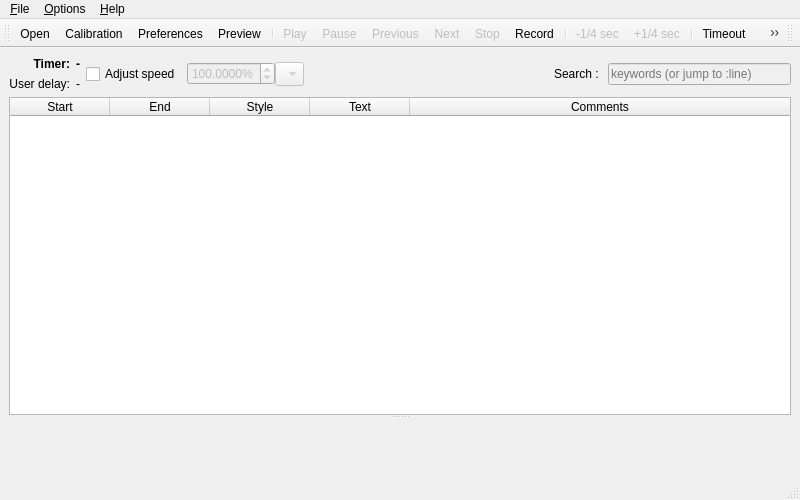
 <widget class="QMainWindow" name="MainWindow">
  <property name="geometry">
   <rect>
    <x>0</x>
    <y>0</y>
    <width>800</width>
    <height>500</height>
   </rect>
  </property>
  <property name="windowTitle">
   <string>Racti Subs</string>
  </property>
  <property name="windowIcon">
   <iconset resource="../resources/icons.qrc">
    <normaloff>:/icons/mainwindow.svg</normaloff>:/icons/mainwindow.svg</iconset>
  </property>
  <widget class="QWidget" name="centralWidget">
   <layout class="QGridLayout" name="gridLayout_2">
    <item row="0" column="0">
     <layout class="QGridLayout" name="gridLayout">
      <item row="1" column="1">
       <widget class="QLabel" name="userDelay">
        <property name="text">
         <string>-</string>
        </property>
       </widget>
      </item>
      <item row="1" column="0">
       <widget class="QLabel" name="label_2">
        <property name="text">
         <string>User delay:</string>
        </property>
        <property name="alignment">
         <set>Qt::AlignRight|Qt::AlignTrailing|Qt::AlignVCenter</set>
        </property>
       </widget>
      </item>
      <item row="0" column="2" rowspan="2">
       <widget class="QCheckBox" name="enableSpeedFactor">
        <property name="toolTip">
         <string>Speed up/down shortcuts change speed by 10%; hold Shift to change it by 1%.</string>
        </property>
        <property name="text">
         <string>Adjust speed</string>
        </property>
       </widget>
      </item>
      <item row="0" column="0">
       <widget class="QLabel" name="label">
        <property name="font">
         <font>
          <weight>75</weight>
          <bold>true</bold>
         </font>
        </property>
        <property name="text">
         <string>Timer:</string>
        </property>
        <property name="alignment">
         <set>Qt::AlignRight|Qt::AlignTrailing|Qt::AlignVCenter</set>
        </property>
       </widget>
      </item>
      <item row="0" column="1">
       <widget class="QLabel" name="timer">
        <property name="sizePolicy">
         <sizepolicy hsizetype="Expanding" vsizetype="Preferred">
          <horstretch>0</horstretch>
          <verstretch>0</verstretch>
         </sizepolicy>
        </property>
        <property name="font">
         <font>
          <weight>75</weight>
          <bold>true</bold>
          <kerning>true</kerning>
         </font>
        </property>
        <property name="text">
         <string>-</string>
        </property>
       </widget>
      </item>
      <item row="0" column="4" rowspan="2">
       <layout class="QGridLayout" name="gridLayout_4">
        <property name="horizontalSpacing">
         <number>0</number>
        </property>
        <item row="0" column="0">
         <widget class="QDoubleSpinBox" name="speedFactor">
          <property name="enabled">
           <bool>false</bool>
          </property>
          <property name="suffix">
           <string>%</string>
          </property>
          <property name="decimals">
           <number>4</number>
          </property>
          <property name="minimum">
           <double>0.100000000000000</double>
          </property>
          <property name="maximum">
           <double>199.900000000000006</double>
          </property>
          <property name="singleStep">
           <double>0.100000000000000</double>
          </property>
          <property name="value">
           <double>100.000000000000000</double>
          </property>
         </widget>
        </item>
        <item row="0" column="1">
         <widget class="QComboBox" name="knownFactors">
          <property name="enabled">
           <bool>false</bool>
          </property>
          <property name="toolTip">
           <string>Common framerates conversions</string>
          </property>
          <property name="sizeAdjustPolicy">
           <enum>QComboBox::AdjustToMinimumContentsLengthWithIcon</enum>
          </property>
         </widget>
        </item>
       </layout>
      </item>
     </layout>
    </item>
    <item row="0" column="2">
     <layout class="QGridLayout" name="gridLayout_3">
      <item row="0" column="0">
       <widget class="QLabel" name="label_3">
        <property name="text">
         <string>Search : </string>
        </property>
       </widget>
      </item>
      <item row="0" column="1">
       <widget class="QLineEdit" name="searchField">
        <property name="enabled">
         <bool>false</bool>
        </property>
        <property name="minimumSize">
         <size>
          <width>180</width>
          <height>0</height>
         </size>
        </property>
        <property name="placeholderText">
         <string>keywords (or jump to :line)</string>
        </property>
        <property name="toolTip">
         <string>Use prefix &quot;:&quot; and number to jump to line</string>
        </property>
       </widget>
      </item>
     </layout>
    </item>
    <item row="1" column="0" colspan="3">
     <layout class="QHBoxLayout" name="mainLayout">
      <item>
        <widget class="QSplitter" name="tableAndPreview">
          <property name="geometry">
          <rect>
            <x>14</x>
            <y>73</y>
            <width>256</width>
            <height>192</height>
          </rect>
          </property>
          <property name="orientation">
          <enum>Qt::Orientation::Vertical</enum>
          </property>
          <widget class="QTableWidget" name="tableWidget">
          <property name="editTriggers">
            <set>QAbstractItemView::EditTrigger::NoEditTriggers</set>
          </property>
          <property name="tabKeyNavigation">
            <bool>false</bool>
          </property>
          <property name="showDropIndicator" stdset="0">
            <bool>false</bool>
          </property>
          <property name="dragDropOverwriteMode">
            <bool>false</bool>
          </property>
          <property name="selectionMode">
            <enum>QAbstractItemView::SelectionMode::SingleSelection</enum>
          </property>
          <property name="selectionBehavior">
            <enum>QAbstractItemView::SelectionBehavior::SelectRows</enum>
          </property>
          <attribute name="horizontalHeaderStretchLastSection">
            <bool>true</bool>
          </attribute>
          <column>
            <property name="text">
            <string>Start</string>
            </property>
          </column>
          <column>
            <property name="text">
            <string>End</string>
            </property>
          </column>
          <column>
            <property name="text">
            <string>Style</string>
            </property>
          </column>
          <column>
            <property name="text">
            <string>Text</string>
            </property>
          </column>
          <column>
            <property name="text">
            <string>Comments</string>
            </property>
          </column>
          </widget>
          <widget class="QWidget" name="widget" native="true"/>
        </widget>
      </item>
     </layout>
    </item>
    <item row="0" column="1">
     <spacer name="horizontalSpacer">
      <property name="orientation">
       <enum>Qt::Horizontal</enum>
      </property>
      <property name="sizeHint" stdset="0">
       <size>
        <width>40</width>
        <height>20</height>
       </size>
      </property>
     </spacer>
    </item>
   </layout>
  </widget>
  <widget class="QMenuBar" name="menuBar">
   <property name="geometry">
    <rect>
     <x>0</x>
     <y>0</y>
     <width>800</width>
     <height>22</height>
    </rect>
   </property>
   <widget class="QMenu" name="menuFile">
    <property name="title">
     <string>&amp;File</string>
    </property>
    <addaction name="actionOpen"/>
    <addaction name="actionOperatorPrintout"/>
    <addaction name="separator"/>
    <addaction name="actionEnableReload"/>
    <addaction name="actionJumpLongest"/>
    <addaction name="separator"/>
    <addaction name="actionExit"/>
   </widget>
   <widget class="QMenu" name="menuEdit">
    <property name="title">
     <string>&amp;Options</string>
    </property>
    <addaction name="actionPreferences"/>
    <addaction name="actionShowMilliseconds"/>
    <addaction name="menuDelayStep"/>
    <addaction name="actionPersistentHide"/>
    <addaction name="actionDarkMode"/>
    <addaction name="actionLargeText"/>
    <addaction name="actionLockScreenOnPlay"/>
    <addaction name="actionHideDesktop"/>
    <addaction name="actionShowProjectionSingleScreen"/>
    <addaction name="actionEditShortcuts"/>
    <addaction name="menuLanguage"/>
    <addaction name="actionShowRemoteOptions"/>
    <addaction name="actionAdvancedSettings"/>
   </widget>
   <widget class="QMenu" name="menuLanguage">
    <property name="title">
     <string>Language</string>
    </property>
    <addaction name="actionLanguageEnglish"/>
    <addaction name="actionLanguageCatalan"/>
    <addaction name="actionLanguageSpanish"/>
    <addaction name="actionLanguageFrench"/>
    <addaction name="actionLanguageItalian"/>
   </widget>
   <widget class="QMenu" name="menuDelayStep">
    <property name="title">
     <string>Delay step</string>
    </property>
    <addaction name="actionDelayStep40"/>
    <addaction name="actionDelayStep42"/>
    <addaction name="actionDelayStep100"/>
    <addaction name="actionDelayStep250"/>
    <addaction name="actionDelayStep500"/>
    <addaction name="actionDelayStep1000"/>
   </widget>
   <widget class="QMenu" name="menuAide">
    <property name="title">
     <string>&amp;Help</string>
    </property>
    <addaction name="separator"/>
    <addaction name="actionShowWizard"/>
    <addaction name="actionShowHelp"/>
    <addaction name="actionAbout"/>
   </widget>
   <addaction name="menuFile"/>
   <addaction name="menuEdit"/>
   <addaction name="menuAide"/>
  </widget>
  <widget class="QToolBar" name="mainToolBar">
   <property name="iconSize">
    <size>
     <width>32</width>
     <height>32</height>
    </size>
   </property>
   <property name="toolButtonStyle">
    <enum>Qt::ToolButtonTextUnderIcon</enum>
   </property>
   <attribute name="toolBarArea">
    <enum>TopToolBarArea</enum>
   </attribute>
   <attribute name="toolBarBreak">
    <bool>false</bool>
   </attribute>
   <addaction name="actionOpen"/>
   <addaction name="actionShowCalibration"/>
   <addaction name="actionPreferences"/>
   <addaction name="actionShowPreview"/>
   <addaction name="separator"/>
   <addaction name="actionPlay"/>
   <addaction name="actionPause"/>
   <addaction name="actionPrevious"/>
   <addaction name="actionNext"/>
   <addaction name="actionStop"/>
   <addaction name="actionRecord"/>
   <addaction name="separator"/>
   <addaction name="actionSubDelay"/>
   <addaction name="actionAddDelay"/>
   <addaction name="separator"/>
   <addaction name="actionAutoHideEnded"/>
   <addaction name="actionHide"/>
  </widget>
  <widget class="QStatusBar" name="statusBar">
   <widget class="QLabel" name="recordingStatus">
    <property name="text">
     <string/>
    </property>
   </widget>
  </widget>
  <widget class="QToolBar" name="toolBar">
   <property name="windowTitle">
    <string>toolBar</string>
   </property>
   <attribute name="toolBarArea">
    <enum>TopToolBarArea</enum>
   </attribute>
   <attribute name="toolBarBreak">
    <bool>false</bool>
   </attribute>
  </widget>
  <action name="actionOpen">
   <property name="icon">
    <iconset resource="../resources/icons.qrc">
     <normaloff>:/icons/document-open.svg</normaloff>:/icons/document-open.svg</iconset>
   </property>
   <property name="text">
    <string>Open...</string>
   </property>
   <property name="toolTip">
    <string>Open</string>
   </property>
   <property name="shortcut">
    <string notr="true">Ctrl+O</string>
   </property>
  </action>
  <action name="actionExit">
   <property name="text">
    <string>Exit</string>
   </property>
   <property name="toolTip">
    <string>Quit</string>
   </property>
   <property name="shortcut">
    <string notr="true">Ctrl+Q</string>
   </property>
  </action>
  <action name="actionPlay">
   <property name="enabled">
    <bool>false</bool>
   </property>
   <property name="icon">
    <iconset resource="../resources/icons.qrc">
     <normaloff>:/icons/media-playback-start.svg</normaloff>:/icons/media-playback-start.svg</iconset>
   </property>
   <property name="text">
    <string>Play</string>
   </property>
   <property name="toolTip">
    <string>Play</string>
   </property>
   <property name="shortcut">
    <string notr="true">L</string>
   </property>
  </action>
  <action name="actionStop">
   <property name="enabled">
    <bool>false</bool>
   </property>
   <property name="icon">
    <iconset resource="../resources/icons.qrc">
     <normaloff>:/icons/media-playback-stop.svg</normaloff>:/icons/media-playback-stop.svg</iconset>
   </property>
   <property name="text">
    <string>Stop</string>
   </property>
   <property name="shortcut">
    <string notr="true">S</string>
   </property>
  </action>
  <action name="actionRecord">
   <property name="icon">
    <iconset resource="../resources/icons.qrc">
     <normaloff>:/icons/record.svg</normaloff>:/icons/record.svg</iconset>
   </property>
   <property name="checkable"><bool>true</bool></property>
   <property name="text"><string>Record</string></property>
   <property name="toolTip"><string>Record displayed subtitles to an SRT file</string></property>
  </action>
  <action name="actionPreferences">
   <property name="checkable">
    <bool>true</bool>
   </property>
   <property name="icon">
    <iconset resource="../resources/icons.qrc">
     <normaloff>:/icons/preferences-desktop.svg</normaloff>:/icons/preferences-desktop.svg</iconset>
   </property>
   <property name="text">
    <string>Preferences</string>
   </property>
   <property name="toolTip">
    <string>Show preferences</string>
   </property>
   <property name="shortcut">
    <string notr="true">Ctrl+P</string>
   </property>
  </action>
  <action name="actionShowPreview">
   <property name="checkable">
    <bool>true</bool>
   </property>
   <property name="icon">
    <iconset resource="../resources/icons.qrc">
     <normaloff>:/icons/show-preview.svg</normaloff>:/icons/show-preview.svg</iconset>
   </property>
   <property name="text">
    <string>Preview</string>
   </property>
   <property name="toolTip">
    <string>Show operator preview panel</string>
   </property>
   <property name="shortcut">
    <string notr="true">v</string>
   </property>
  </action>
  <action name="actionAddDelay">
   <property name="enabled">
    <bool>false</bool>
   </property>
   <property name="icon">
    <iconset resource="../resources/icons.qrc">
     <normaloff>:/icons/media-seek-forward.svg</normaloff>:/icons/media-seek-forward.svg</iconset>
   </property>
   <property name="text">
    <string>+1/4 sec</string>
   </property>
   <property name="toolTip">
    <string>+1/4 sec</string>
   </property>
   <property name="shortcut">
    <string notr="true">+</string>
   </property>
  </action>
  <action name="actionSubDelay">
   <property name="enabled">
    <bool>false</bool>
   </property>
   <property name="icon">
    <iconset resource="../resources/icons.qrc">
     <normaloff>:/icons/media-seek-backward.svg</normaloff>:/icons/media-seek-backward.svg</iconset>
   </property>
   <property name="text">
    <string>-1/4 sec</string>
   </property>
   <property name="toolTip">
    <string>-1/4 sec</string>
   </property>
   <property name="shortcut">
    <string notr="true">-</string>
   </property>
  </action>
  <action name="actionPause">
   <property name="enabled">
    <bool>false</bool>
   </property>
   <property name="icon">
    <iconset resource="../resources/icons.qrc">
     <normaloff>:/icons/media-playback-pause.svg</normaloff>:/icons/media-playback-pause.svg</iconset>
   </property>
   <property name="text">
    <string>Pause</string>
   </property>
   <property name="shortcut">
    <string notr="true">P</string>
   </property>
  </action>
  <action name="actionNext">
   <property name="enabled">
    <bool>false</bool>
   </property>
   <property name="icon">
    <iconset resource="../resources/icons.qrc">
     <normaloff>:/icons/media-skip-forward.svg</normaloff>:/icons/media-skip-forward.svg</iconset>
   </property>
   <property name="text">
    <string>Next</string>
   </property>
   <property name="toolTip">
    <string>Activate current or go to next</string>
   </property>
   <property name="shortcut">
    <string notr="true">Space</string>
   </property>
  </action>
  <action name="actionHide">
   <property name="checkable">
    <bool>true</bool>
   </property>
   <property name="icon">
    <iconset resource="../resources/icons.qrc">
     <normaloff>:/icons/system-shutdown.svg</normaloff>:/icons/system-shutdown.svg</iconset>
   </property>
   <property name="text">
    <string>Hide</string>
   </property>
   <property name="shortcut">
    <string notr="true">H</string>
   </property>
  </action>
  <action name="actionPrevious">
   <property name="enabled">
    <bool>false</bool>
   </property>
   <property name="icon">
    <iconset resource="../resources/icons.qrc">
     <normaloff>:/icons/media-skip-backward.svg</normaloff>:/icons/media-skip-backward.svg</iconset>
   </property>
   <property name="text">
    <string>Previous</string>
   </property>
   <property name="toolTip">
    <string>Previous</string>
   </property>
   <property name="shortcut">
    <string notr="true">PgUp</string>
   </property>
  </action>
  <action name="actionEnableReload">
   <property name="checkable">
    <bool>true</bool>
   </property>
   <property name="text">
    <string>Auto reload</string>
   </property>
   <property name="toolTip">
    <string>Auto reload subtitle file on external change</string>
   </property>
  </action>
  <action name="actionShowCalibration">
   <property name="checkable">
    <bool>true</bool>
   </property>
   <property name="icon">
    <iconset resource="../resources/icons.qrc">
     <normaloff>:/icons/show-calibration.svg</normaloff>:/icons/show-calibration.svg</iconset>
   </property>
   <property name="text">
    <string>Calibration</string>
   </property>
   <property name="toolTip">
    <string>Show calibration</string>
   </property>
  </action>
  <action name="actionAbout">
   <property name="text">
    <string>About...</string>
   </property>
  </action>
  <action name="actionAutoHideEnded">
   <property name="checkable">
    <bool>true</bool>
   </property>
   <property name="icon">
    <iconset resource="../resources/icons.qrc">
     <normaloff>:/icons/auto-hide.svg</normaloff>:/icons/auto-hide.svg</iconset>
   </property>
   <property name="text">
    <string>Timeout</string>
   </property>
   <property name="toolTip">
    <string>Hide timeout subtitles (manual mode)</string>
   </property>
   <property name="shortcut">
    <string notr="true">Ctrl+T</string>
   </property>
  </action>
  <action name="actionShowHelp">
   <property name="text">
    <string>Online help...</string>
   </property>
   <property name="shortcut">
    <string notr="true">F1</string>
   </property>
  </action>
  <action name="actionDurationCorrection">
   <property name="checkable">
    <bool>true</bool>
   </property>
   <property name="text">
    <string>Duration correction</string>
   </property>
   <property name="shortcut">
    <string notr="true">Ctrl+D</string>
   </property>
  </action>
  <action name="actionSpeedUp">
   <property name="text">
    <string>Speed up (+1%)</string>
   </property>
   <property name="toolTip">
    <string>Adjust speed up (+1%)</string>
   </property>
   <property name="shortcut">
    <string notr="true">Right</string>
   </property>
  </action>
  <action name="actionSlowDown">
   <property name="text">
    <string>Slow down (-1%)</string>
   </property>
   <property name="toolTip">
    <string>Adjust slow down  (-1%)</string>
   </property>
   <property name="shortcut">
    <string notr="true">Left</string>
   </property>
  </action>
  <action name="actionShowRemoteOptions">
   <property name="text">
    <string>Remote options...</string>
   </property>
   <property name="toolTip">
    <string>Edit remote options</string>
   </property>
  </action>
  <action name="actionEditShortcuts">
   <property name="text">
    <string>Edit shortcuts...</string>
   </property>
   <property name="toolTip">
    <string>Edit shortcuts</string>
   </property>
  </action>
  <action name="actionShowMilliseconds">
   <property name="checkable">
    <bool>true</bool>
   </property>
   <property name="text">
    <string>Show milliseconds</string>
   </property>
  </action>
  <action name="actionShowWizard">
   <property name="text">
    <string>Introduction...</string>
   </property>
   <property name="toolTip">
    <string>Show introduction wizard</string>
   </property>
  </action>
  <action name="actionOperatorPrintout">
   <property name="text">
    <string>Operator listing...</string>
   </property>
  </action>
  <action name="actionPersistentHide">
   <property name="checkable">
    <bool>true</bool>
   </property>
   <property name="text">
    <string>Persistent hide</string>
   </property>
   <property name="toolTip">
    <string>Hide mode is fully manual</string>
   </property>
  </action>
  <action name="actionJumpLongest">
   <property name="enabled">
    <bool>false</bool>
   </property>
   <property name="text">
    <string>Jump to longest line</string>
   </property>
   <property name="toolTip">
    <string>Highlight the longest line among all subtitles</string>
   </property>
  </action>
  <action name="actionAdvancedSettings">
   <property name="text">
    <string>Advanced settings...</string>
   </property>
  </action>
  <action name="actionLanguageEnglish">
   <property name="checkable"><bool>true</bool></property>
   <property name="text"><string>English</string></property>
   <property name="data"><string>en</string></property>
  </action>
  <action name="actionLanguageCatalan">
   <property name="checkable"><bool>true</bool></property>
   <property name="text"><string>Català</string></property>
   <property name="data"><string>ca_ES</string></property>
  </action>
  <action name="actionLanguageSpanish">
   <property name="checkable"><bool>true</bool></property>
   <property name="text"><string>Español</string></property>
   <property name="data"><string>es_ES</string></property>
  </action>
  <action name="actionLanguageFrench">
   <property name="checkable"><bool>true</bool></property>
   <property name="text"><string>Français</string></property>
   <property name="data"><string>fr_FR</string></property>
  </action>
  <action name="actionLanguageItalian">
   <property name="checkable"><bool>true</bool></property>
   <property name="text"><string>Italiano</string></property>
   <property name="data"><string>it_IT</string></property>
  </action>
  <action name="actionDelayStep40">
   <property name="checkable"><bool>true</bool></property>
   <property name="text"><string>1/25 sec</string></property>
   <property name="data"><number>40</number></property>
  </action>
  <action name="actionDelayStep42">
   <property name="checkable"><bool>true</bool></property>
   <property name="text"><string>1/24 sec</string></property>
   <property name="data"><number>42</number></property>
  </action>
  <action name="actionDelayStep100">
   <property name="checkable"><bool>true</bool></property>
   <property name="text"><string>1/10 sec</string></property>
   <property name="data"><number>100</number></property>
  </action>
  <action name="actionDelayStep250">
   <property name="checkable"><bool>true</bool></property>
   <property name="text"><string>1/4 sec</string></property>
   <property name="data"><number>250</number></property>
  </action>
  <action name="actionDelayStep500">
   <property name="checkable"><bool>true</bool></property>
   <property name="text"><string>1/2 sec</string></property>
   <property name="data"><number>500</number></property>
  </action>
  <action name="actionDelayStep1000">
   <property name="checkable"><bool>true</bool></property>
   <property name="text"><string>1 sec</string></property>
   <property name="data"><number>1000</number></property>
  </action>
  <action name="actionDarkMode">
   <property name="checkable">
    <bool>true</bool>
   </property>
   <property name="text">
    <string>Dark mode</string>
   </property>
   <property name="toolTip">
    <string>Force dark mode</string>
   </property>
  </action>
  <action name="actionLargeText">
   <property name="checkable">
    <bool>true</bool>
   </property>
   <property name="text">
    <string>Large text</string>
   </property>
   <property name="toolTip">
    <string>Use large text in listing</string>
   </property>
  </action>
  <action name="actionLockScreenOnPlay">
   <property name="checkable">
    <bool>true</bool>
   </property>
   <property name="text">
    <string>Lock screen on play</string>
   </property>
   <property name="toolTip">
    <string>Screen cannot be moved during play</string>
   </property>
  </action>
  <action name="actionHideDesktop">
   <property name="checkable">
    <bool>true</bool>
   </property>
   <property name="text">
    <string>Hide desktop</string>
   </property>
   <property name="toolTip">
    <string>Fill screen with color</string>
   </property>
  </action>
  <action name="actionShowProjectionSingleScreen">
   <property name="checkable">
    <bool>true</bool>
   </property>
   <property name="text">
    <string>Show projection on single screen</string>
   </property>
   <property name="toolTip">
    <string>Show the projection window even if there is only one screen</string>
   </property>
  </action>
 </widget>
